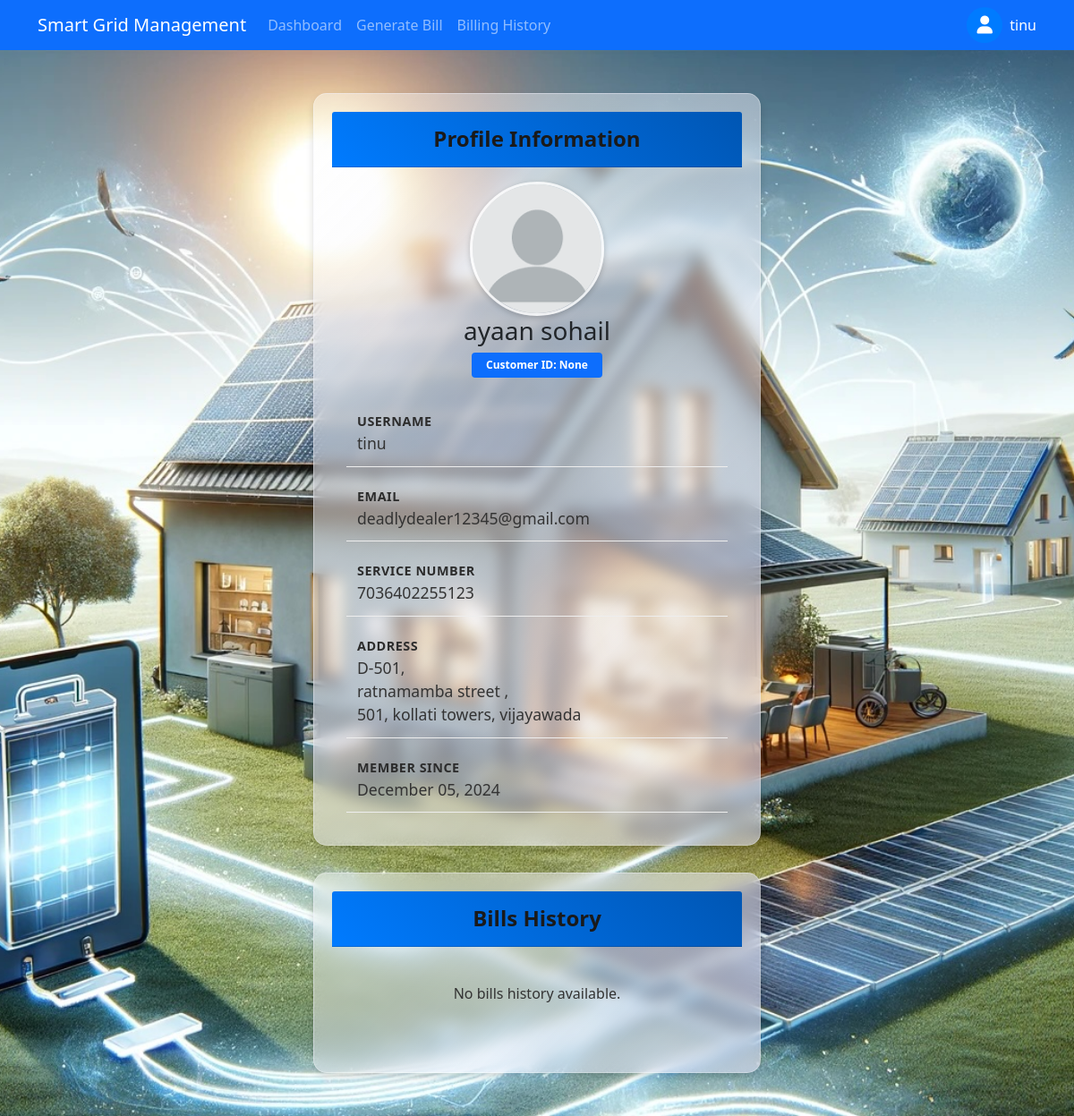
The page /profile/ (signed in) on the database its author committed.
### grid_management/models.py (models this page shows, shortened)
class UserProfile(models.Model):
    user = models.OneToOneField(User, on_delete=models.CASCADE)
    customer_id = models.CharField(max_length=10, unique=True, null=True, blank=True)
    full_name = models.CharField(max_length=100, default='')
    door_number = models.CharField(max_length=50)
    area_name = models.CharField(max_length=100)
    location = models.TextField()
    service_no = models.CharField(max_length=13, unique=True)

### grid_management/views.py (the view)
# urls.py: path('profile/', views.profile_view, name='profile'),
@login_required(login_url='grid_management:login')
def profile_view(request):
    try:
        user_profile = UserProfile.objects.get(user=request.user)
        consumption_data = PowerConsumption.objects.filter(
            user_profile=user_profile
        ).order_by('-timestamp')
        if consumption_data:
            monthly_consumption = {}
            for record in consumption_data:
                month_key = record.timestamp.strftime('%Y-%m')
                if month_key not in monthly_consumption:
                    monthly_consumption[month_key] = []
                monthly_consumption[month_key].append(record.actual_consumption)
            monthly_averages = {
                month: sum(values) / len(values)
                for month, values in monthly_consumption.items()
            }
        else:
            monthly_averages = {}
        context = {
            'user_profile': user_profile,
            'monthly_averages': monthly_averages,
            'recent_consumption': consumption_data[:30] if consumption_data else [],
            'page_title': 'User Profile',
            'active_tab': 'profile'
        }
        return render(request, 'grid_management/profile.html', context)
    except Exception as e:
        print(f"Error in profile view: {str(e)}")
        context = {
            'error_message': 'Failed to load profile data',
            'page_title': 'Error',
            'active_tab': 'profile'
        }
        return render(request, 'grid_management/profile.html', context)

### templates/grid_management/profile.html (shortened to what this page needs)
{% extends 'base.html' %}
{% load static %}
{% block content %}
<div class="container py-5">
    {% if error_message %}
    <div class="alert alert-danger" role="alert">
        {{ error_message }}
    </div>
    {% else %}
    <div class="row justify-content-center">
        <div class="col-md-8">
            <div class="card profile-card">
                <div class="card-header text-white py-3">
                    <h4 class="card-title mb-0 text-center">Profile Information</h4>
                </div>
                <div class="card-body">
                    <div class="text-center mb-4">
                        <img src="{% static 'images/profilepic.png' %}"
                             alt="Profile Picture"
                             class="profile-image"
                             style="width: 150px; height: 150px; border-radius: 50%; object-fit: cover; border: 3px solid rgba(255, 255, 255, 0.8); box-shadow: 0 2px 6px rgba(0,0,0,0.2);">
                        <h3 class="mb-2">{{ user_profile.full_name }}</h3>
                        <span class="badge bg-primary px-3 py-2">Customer ID: {{ user_profile.customer_id }}</span>
                    </div>
                    <div class="profile-details">
                        <div class="mb-2">
                            <label class="label-text">Username</label>
                            <p class="mb-0 value-text">{{ user_profile.user.username }}</p>
                        </div>
                        <div class="mb-2">
                            <label class="label-text">Email</label>
                            <p class="mb-0 value-text">{{ user_profile.user.email }}</p>
                        </div>
                        <div class="mb-2">
                            <label class="label-text">Service Number</label>
                            <p class="mb-0 value-text">{{ user_profile.service_no }}</p>
                        </div>
                        <div class="mb-2">
                            <label class="label-text">Address</label>
                            <p class="mb-0 value-text">
                                {{ user_profile.door_number }},<br>
                                {{ user_profile.area_name }},<br>
                                {{ user_profile.location }}
                            </p>
                        </div>
                        <div>
                            <label class="label-text">Member Since</label>
                            <p class="mb-0 value-text">{{ user_profile.user.date_joined|date:"F d, Y" }}</p>
                        </div>
                    </div>
                </div>
            </div>
        </div>
        <div class="col-md-8">
            <div class="card profile-card bills-card">
                <div class="card-header text-white py-3">
                    <h4 class="card-title mb-0 text-center">Bills History</h4>
                </div>
                <div class="card-body">
                    {% if bills %}
                        {% for bill in bills %}
                            <div class="bill-item">
                                <div class="d-flex justify-content-between align-items-center">
                                    <div>
                                        <div class="bill-date">{{ bill.billing_date|date:"F d, Y" }}</div>
                                        <div>Bill No: #{{ bill.bill_number }}</div>
                                        <div>Units Consumed: {{ bill.units_consumed }} kWh</div>
                                    </div>
                                    <div class="text-end">
                                        <div class="bill-amount">₹{{ bill.amount }}</div>
                                        <span class="bill-status {% if bill.is_paid %}status-paid{% else %}status-pending{% endif %}">
                                            {{ bill.is_paid|yesno:"Paid,Pending" }}
                                        </span>
                                    </div>
                                </div>
                            </div>
                        {% endfor %}
                    {% else %}
                        <div class="text-center py-4">
                            <p>No bills history available.</p>
                        </div>
                    {% endif %}
                </div>
            </div>
        </div>
    </div>
    {% endif %}
</div>
{% endblock %}

### templates/base.html (shortened to what this page needs)
<!DOCTYPE html>
<html lang="en">
<head>
    <link href="https://cdn.jsdelivr.net/npm/bootstrap@5.1.3/dist/css/bootstrap.min.css" rel="stylesheet">
    <link href="https://cdnjs.cloudflare.com/ajax/libs/font-awesome/6.0.0/css/all.min.css" rel="stylesheet">
</head>
<body>
    <nav class="navbar navbar-expand-lg navbar-dark bg-primary">
        <div class="container">
            <a class="navbar-brand" href="/">Smart Grid Management</a>
            <div class="collapse navbar-collapse" id="navbarNav">
                <ul class="navbar-nav me-auto">
                    <li class="nav-item">
                        <a class="nav-link" href="/">Dashboard</a>
                    </li>
                    <li class="nav-item">
                        <a class="nav-link" href="/bill_generation/">Generate Bill</a>
                    </li>
                    <li class="nav-item">
                        <a class="nav-link" href="/previous_bills/">Billing History</a>
                    </li>
                </ul>
                {% if user.is_authenticated %}
                <div class="nav-item dropdown profile-dropdown">
                    <div class="d-flex align-items-center" data-bs-toggle="dropdown">
                        <div class="profile-icon me-2">
                            <i class="fas fa-user"></i>
                        </div>
                        <span class="text-white">{{ user.username }}</span>
                    </div>
                </div>
                {% else %}
                <div class="d-flex">
                    <a href="/login/" class="btn btn-outline-light me-2">Login</a>
                    <a href="/signup/" class="btn btn-light">Sign Up</a>
                </div>
                {% endif %}
            </div>
        </div>
    </nav>
    {% block content %}
    {% endblock %}
</body>
</html>

### templates/base.html (style rules this page uses)
.profile-dropdown { cursor: pointer; }
.profile-icon { width: 40px; height: 40px; background-color: #007bff; color: white; border-radius: 50%; display: flex; align-items: center; justify-content: center; font-size: 20px; }

### rows shown on the page
UserProfile: full_name "ayaan sohail", customer_id "None", user.username "tinu", user.email "deadlydealer12345@gmail.com", service_no "7036402255123", door_number "D-501", area_name "ratnamamba street", location "501, kollati towers, vijayawada", user.date_joined "December 05, 2024"

### other values the page prints
{{ user.username }} "tinu"
